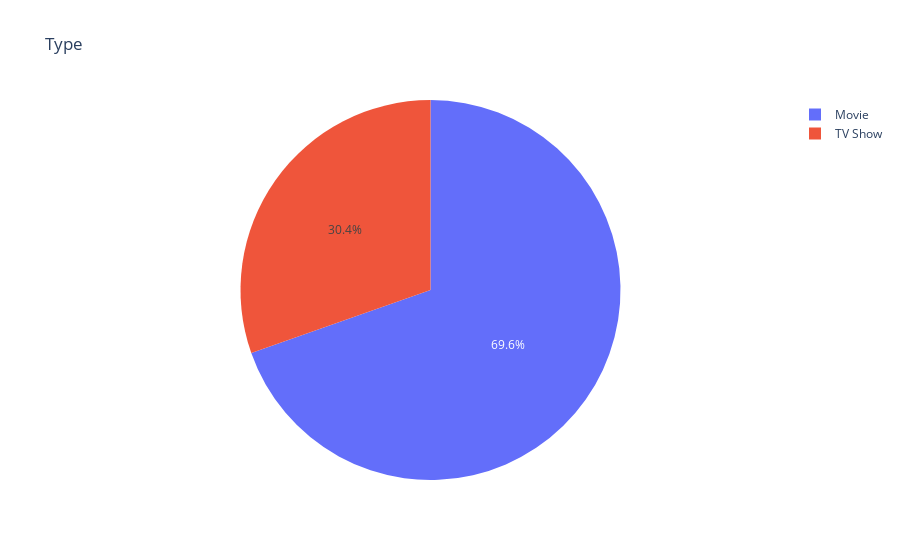

This figure's notebook cell:
### Code cell
fig=px.pie(netflix,names='type',title='Type')
fig.show()

### Figure 1 — Plotly figure (JSON) as saved in the notebook; plotly's stock layout.template omitted (floating-point values rounded to 4 significant figures; data arrays with more than 128 entries replaced by an {"elided": "..."} marker saying what was removed)
{"data": [{"domain": {"x": [0, 1], "y": [0, 1]}, "hovertemplate": "type=%{label}<extra></extra>", "labels": {"elided": "8807 str values"}, "legendgroup": "", "name": "", "showlegend": true, "type": "pie"}], "layout": {"legend": {"tracegroupgap": 0}, "title": {"text": "Type"}}}
